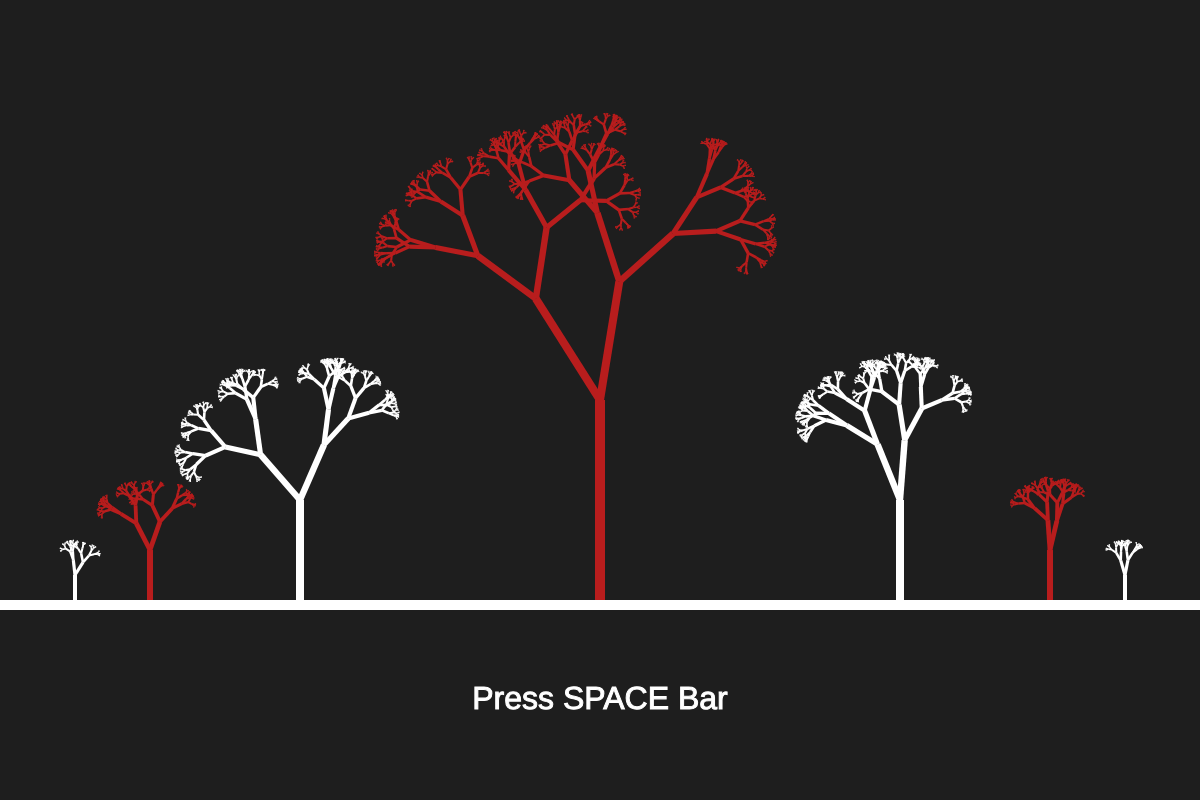
Frame 1 (no input)
Frame 60 (no input): identical to frame 1, image omitted
Frame 120 (the mouse pressed at the canvas centre since frame 60): identical to frame 1, image omitted

The p5.js sketch that drew this single still picture (run headless with seeded random() and noise() and a simulated clock; from frame 60 on, the mouse is pressed at the canvas centre):

// p5.js sketch
// ── sketch.js
let width = 1200;
let height = 800;

let scl = 0.6;
let weightscl = 0.8;
let angle = 0;


function setup() {
    createCanvas(width, height);
    angle = PI/4;
    textAlign(CENTER, CENTER);
    drawTrees();
}

function keyPressed() {
    if (key === ' ') {
        drawTrees();
    }
}


function drawTrees() {
    background(30);
    stroke(255);
    strokeWeight(10);
    line(0, 605, width, 605);

    strokeWeight(1);
    textSize(32);
    fill(255);
    text('Press SPACE Bar', width / 2, 700);

    // let levels = 10;
    // let initLength = 200;
    // let weight = 10;
    strokeCap(SQUARE);
    // tree 1
    stroke(255);
    translate(75, 600);
    branch(25, 8, 4);
    
    // tree 2
    stroke(184, 29, 29);
    translate(75, 0);
    branch(50, 10, 6);

    // tree 3
    stroke(255);
    translate(150, 0);
    branch(100, 12, 8);

    // tree 4
    stroke(184, 29, 29);
    translate(300, 0);
    branch(200, 12, 10);

    // tree 5
    stroke(255);
    translate(300, 0);
    branch(100, 12, 8);

    // tree 6
    stroke(184, 29, 29);
    translate(150, 0);
    branch(50, 10, 6);

    // tree 7
    stroke(255);
    translate(75, 0);
    branch(25, 8, 4);
}

function draw() {
}

function branch(len, levels, weight) {
    levels --;
    if (levels === 0) {
        return;
    }
    strokeWeight(weight);
    line(0, 0, 0, -len);
    push();
    translate(0, -len);
    push();
    rotate(random(0, angle));
    branch(len * scl, levels, weight * weightscl);
    pop();
    push();
    rotate(random(-angle, 0));
    branch(len * scl, levels, weight * weightscl);
    pop();
    pop();
}
